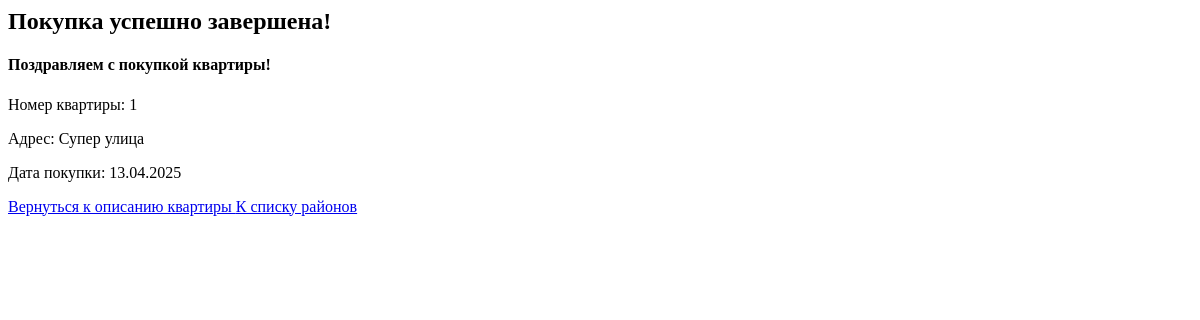
Before: /apartments/purchase/success/1/ with the older database file.
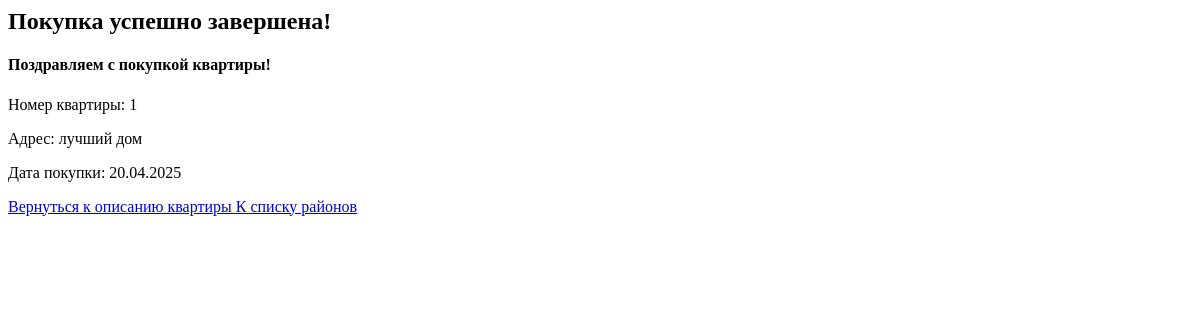
After: the same page with the newer database file.
### diplomapp/models.py (models this page shows, shortened)
class Apartment(models.Model):
    FINISHING_CHOICES = [
        ('', 'Любая отделка'),
        ('черновая', 'Черновая'),
        ('чистовая', 'Чистовая'),
        ('евро', 'Евроремонт'),
        ('дизайнерский', 'Дизайнерский'),
    ]
    building = models.ForeignKey(Building, on_delete=models.CASCADE)
    price = models.DecimalField(max_digits=10, decimal_places=2)
    bedrooms = models.IntegerField()
    square_footage = models.DecimalField(max_digits=6, decimal_places=2)
    description = models.TextField()
    image = models.ImageField(upload_to='apartments/images/', null=True, blank=True)
    is_sold = models.BooleanField(default=False)
    created_at = models.DateTimeField(auto_now_add=True)
    updated_at = models.DateTimeField(auto_now=True)
    is_active = models.BooleanField(default=True)
    sold_date = models.DateField(null=True, blank=True)
    floor = models.IntegerField(null=True, blank=True)
    finishing = models.CharField(
        max_length=20,
        choices=FINISHING_CHOICES,
        default='',
        verbose_name='Тип отделки'
    )
    user = models.ForeignKey(User, on_delete=models.SET_NULL, null=True, blank=True)
    allow_multiple_purchases = models.BooleanField(default=False)

class Building(models.Model):
    address = models.CharField(max_length=200)
    district = models.ForeignKey(District, on_delete=models.CASCADE)
    year_built = models.IntegerField()
    image = models.ImageField(upload_to='buildings/', null=True, blank=True)

### diplomapp/views.py (the view)
# urls.py: path('purchase/success/<int:apartment_pk>/', views.purchase_success, name='purchase_success'),
def purchase_success(request, apartment_pk):
    apartment = get_object_or_404(Apartment, pk=apartment_pk)
    return render(request, 'diplomapp/purchase_success.html', {'apartment': apartment})

### diplomapp/templates/diplomapp/purchase_success.html
{% block content %}
<div class="container mt-5">
    <div class="card">
        <div class="card-header bg-success text-white">
            <h2>Покупка успешно завершена!</h2>
        </div>
        <div class="card-body">
            <div class="alert alert-success">
                <h4>Поздравляем с покупкой квартиры!</h4>
                <p>Номер квартиры: {{ apartment.id }}</p>
                <p>Адрес: {{ apartment.building.address }}</p>
                <p>Дата покупки: {{ apartment.sold_date|date:"d.m.Y" }}</p>
            </div>
            <a href="{% url 'apartment_detail' apartment.pk %}" class="btn btn-primary">
                Вернуться к описанию квартиры
            </a>
            <a href="{% url 'district_list' %}" class="btn btn-outline-primary">
                К списку районов
            </a>
        </div>
    </div>
</div>
{% endblock %}

Changed rows visible on the page:
changed Apartment id 1: building.address "Супер улица" → "лучший дом"; sold_date "13.04.2025" → "20.04.2025"
